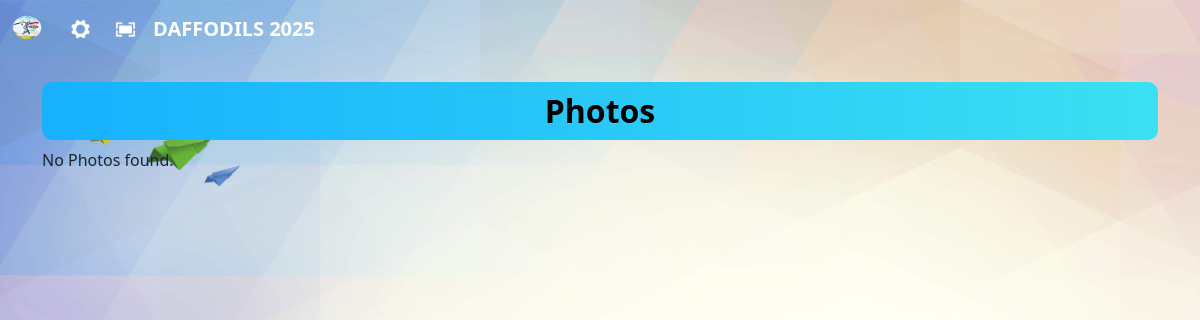
/photos/ (signed in), run on an earlier commit of the app's database.
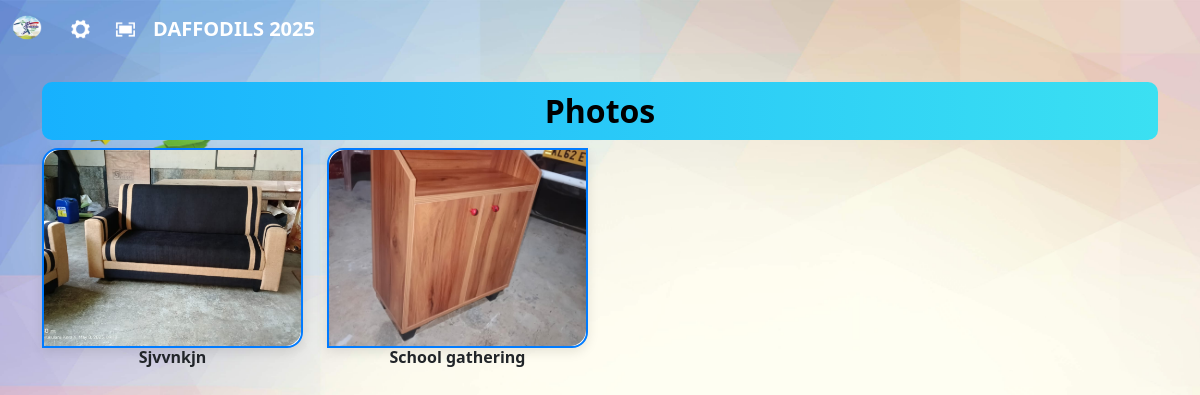
And on a later commit of the database.
### userapp/models.py (models this page shows, shortened)
class EventPhoto(models.Model):
    updated_date = models.DateTimeField(default=timezone.now)
    event = models.ForeignKey(events, on_delete=models.CASCADE)
    photo = models.ImageField(upload_to='event_photos/')

class events(models.Model):
    name = models.CharField(max_length=20, unique=True)
    photo = models.ImageField(upload_to='user_photos/', blank=True, null=True)
    def __str__(self):
        return self.name

### manager/views.py (the view)
# urls.py: path('photos/', views.photos, name='photos'),
@daffodils_required
def photos(request):
    profiles = EventPhoto.objects.all()
    return render(request, 'photos.html', {'profiles': profiles})

### manager/views.py (called while the page is built)
def daffodils_required(view_func):
    @wraps(view_func)
    @login_required
    def _wrapped_view(request, *args, **kwargs):
        if request.user.username == 'daffodils':
            return view_func(request, *args, **kwargs)
        return HttpResponseForbidden("Access denied: You are not authorized to view this page.")
    return _wrapped_view

### templates/photos.html (shortened to what this page needs)
{% extends 'blank_layout.html' %}
{% load static %}
{% block content %}
<div class="container pt-4">
    <a style="text-decoration: none;" href="{% url 'add_event_photo' %}"><h2 class="text-center nav-button1">Photos</h2></a>
    <div class="row">
        {% for profile in profiles %}
        <div class="col-6 col-md-3">
            <div class="profile-card">
                <a href="{% url 'event_photos_detail' profile.id %}" title="{{ profile.name }}">
                    {% if profile.photo %}
                    <img src="{{ profile.photo.url }}" alt="{{ profile.name }} photo" class="photo-rounded" />
                    {% else %}
                    <img src="{% static 'images/prp.png' %}" alt="Default photo" class="photo-rounded" />
                    {% endif %}
                </a>
            </div>
            <h6 class="pb-2" style="text-align: center; font-weight: bold;">{{ profile.event }}</h6>
        </div>
        {% empty %}
        <p>No Photos found.</p>
        {% endfor %}
    </div>
</div>
{% endblock %}

What changed in the data, as far as the page shows it:
added EventPhoto: photo (picture), event "Sjvvnkjn"
added EventPhoto: photo (picture), event "School gathering"
Also different on the page:
text no longer shown: "No Photos found."
